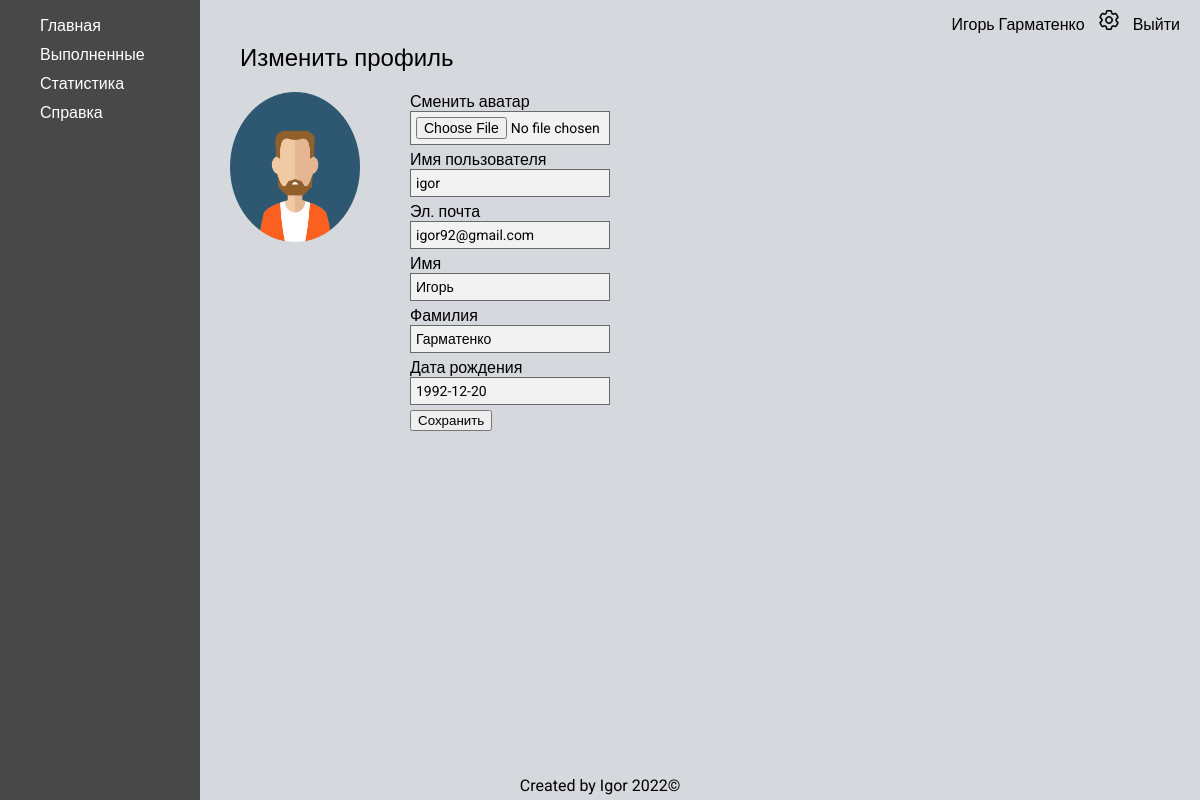
/user_settings/ (signed in), run on the app's committed database.
### ToDo/models.py (models this page shows)
class CustomUser(AbstractUser):
    avatar = models.ImageField(
        blank=True,
        verbose_name='Avatar',
        upload_to=f'images/',
        default='../static/ToDo/images/default.png'
    )
    date_of_birth = models.DateField(blank=True, null=True)

### ToDo/views.py (the view)
# urls.py: path('user_settings/', get_user_edit, name='user_settings'),
@login_required
def get_user_edit(request):
    if request.POST:
        user_edit_form = CustomUserEditForm(request.POST, request.FILES, instance=request.user)
        if user_edit_form.is_valid():
            user_edit_form.save()
            return redirect('user_settings')
    else:
        user_edit_form = CustomUserEditForm(instance=request.user)
    context = {
        'user_edit_form': user_edit_form,
        'menu': home_menu,
        'title': 'Редактирование данных пользователя'
    }
    return render(request, 'ToDo/user_settings.html', context=context)

### ToDo/forms.py
class CustomUserEditForm(forms.ModelForm):
    avatar = forms.ImageField(required=False,
                              label='Сменить аватар',
                              widget=forms.FileInput(attrs={
                                  'class': 'user_settings__input'
                              }))
    username = forms.CharField(label='Имя пользователя', widget=forms.TextInput(attrs={'class': 'user_settings__input'}))
    email = forms.EmailField(label='Эл. почта', widget=forms.EmailInput(attrs={'class': 'user_settings__input'}))
    first_name = forms.CharField(label='Имя', widget=forms.TextInput(attrs={'class': 'user_settings__input'}))
    last_name = forms.CharField(label='Фамилия', widget=forms.TextInput(attrs={'class': 'user_settings__input'}))
    date_of_birth = forms.DateField(label='Дата рождения', widget=forms.DateInput(attrs={'class': 'user_settings__input'}))
    class Meta:
        model = CustomUser
        fields = ('avatar', 'username', 'email', 'first_name', 'last_name', 'date_of_birth')

### ToDo/templates/ToDo/user_settings.html (shortened to what this page needs)
{% extends 'ToDo/home_base.html' %}
{% block rightbar %}
    <div class="user_settings__title">Изменить профиль</div>
    <div class="user_settings__wrap">
        <div class="user_settings__avatar">
            <img src="{{ user.avatar.url }}" alt="avatar">
        </div>
        <div class="user_settings__data">
            <form method="post" enctype="multipart/form-data">
                {% for field in user_edit_form %}
                    <div>{{ field.label }}</div>
                    <div>{{ field }}</div>
                {% endfor%}
                <input type="submit" class="fadeIn fourth" value="Сохранить">
            </form>
        </div>
    </div>
{% endblock %}

### ToDo/templates/ToDo/home_base.html (shortened to what this page needs)
{% extends 'ToDo/base.html' %}
{% load static %}
{% block content %}
    <div class="main">
        <div  class="leftbar">
            <ul class="home_menu">
                {% for key, item in menu.items %}
                    {% url key as url %}
                    <li class="home_menu__item {% if request.path == url %}active{%endif %}">
                        <a href="{% url key %}">{{ item }}</a>
                    </li>
                {% endfor %}
            </ul>
        </div>
        <div  class="rightbar">
            <div class="home_nav">
                <div class="home_info">
                    {% if request.user.is_authenticated %}
                        <span>{{ user.first_name }} {{ user.last_name }}</span>
                        <a href="{% url 'user_settings' %}">
                            <img class="settings__icon" src="{% static 'ToDo/images/setting.png' %}" alt="settings">
                        </a>
                        <a href="{% url 'logout' %}">Выйти</a>
                    {% endif %}
                </div>
            </div>
            {% block rightbar %}
            {% endblock %}
        </div>
    </div>
{% endblock %}

### ToDo/static/ToDo/css/style.css (style rules this page uses)
html { font-family: 'Roboto', sans-serif; background-image: url(../images/index_background.webp); background-repeat: no-repeat; background-position: center center; background-attachment: fixed; -webkit-background-size: cover; -moz-background-size: cover; -o-background-size: cover; background-size: cover; }
body { margin: 0; }
.main { display: flex; }
.leftbar { width: 10%; min-width: 200px; background-color: #484848; display: flex; flex-direction: column; min-height: 100vh; }
.rightbar { width: 90%; background-color: #D5D8DC; min-height: 100vh; }
.settings__icon { margin: 0 10px; width: 20px; height: 20px; }
.user_settings__title { display: block; margin-left: 40px; font-size: 24px; }
.home_menu { display: flex; flex-direction: column; align-items: flex-start; }
.home_menu__item { list-style-type: none; margin-bottom: 10px; display: block; }
.home_menu__item a { text-decoration: none; color: white; list-style-type: none; }
.home_nav { display: flex; justify-content: space-between; padding: 10px 20px; }
.home_info a { text-decoration: none; color: black; }
.user_settings__wrap { display: flex; padding: 20px 30px 20px 30px; }
.user_settings__avatar { display: block; }
.user_settings__avatar img { height: 150px; width: 130px; }
.user_settings__data { display: block; margin-left: 50px; }
.user_settings__input { font-family: "Roboto", sans-serif; outline: 0; background: #f2f2f2; width: 200px; margin: 0 0 5px; padding: 5px; box-sizing: border-box; font-size: 14px;border: 1px solid dimgrey; }

### data on the page
CustomUser: first_name "Игорь", last_name "Гарматенко", avatar (picture), user_edit_form "igor" "igor92@gmail.com" "Игорь" "Гарматенко" "1992-12-20"

### other printed values
{{ item }} "Главная" "Выполненные" "Статистика" "Справка"
{{ field.label }} "Сменить аватар" "Имя пользователя" "Эл. почта" "Имя" "Фамилия" "Дата рождения"
